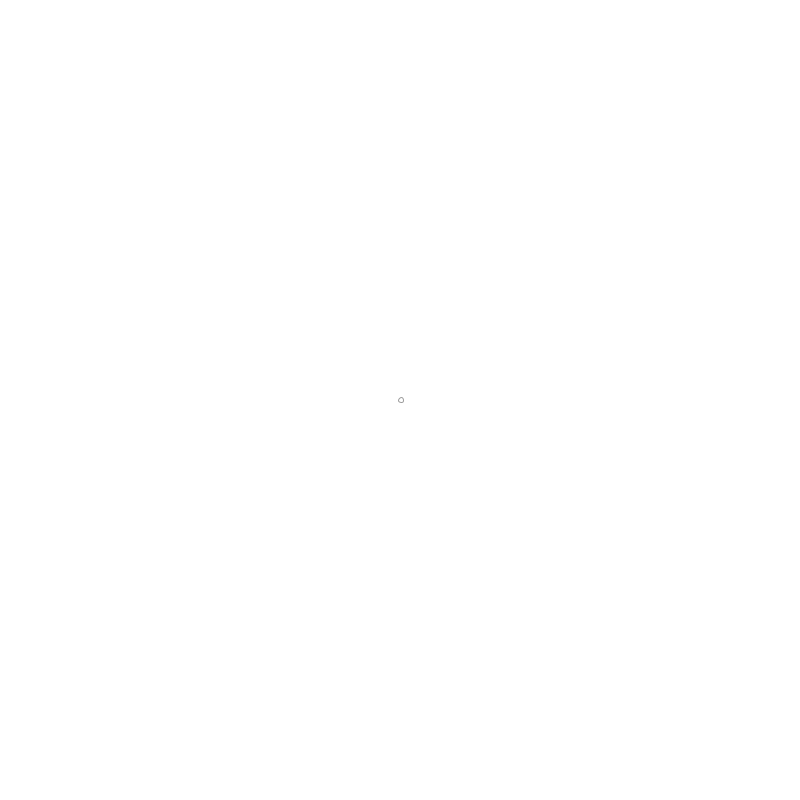
Frame 1 (no input)
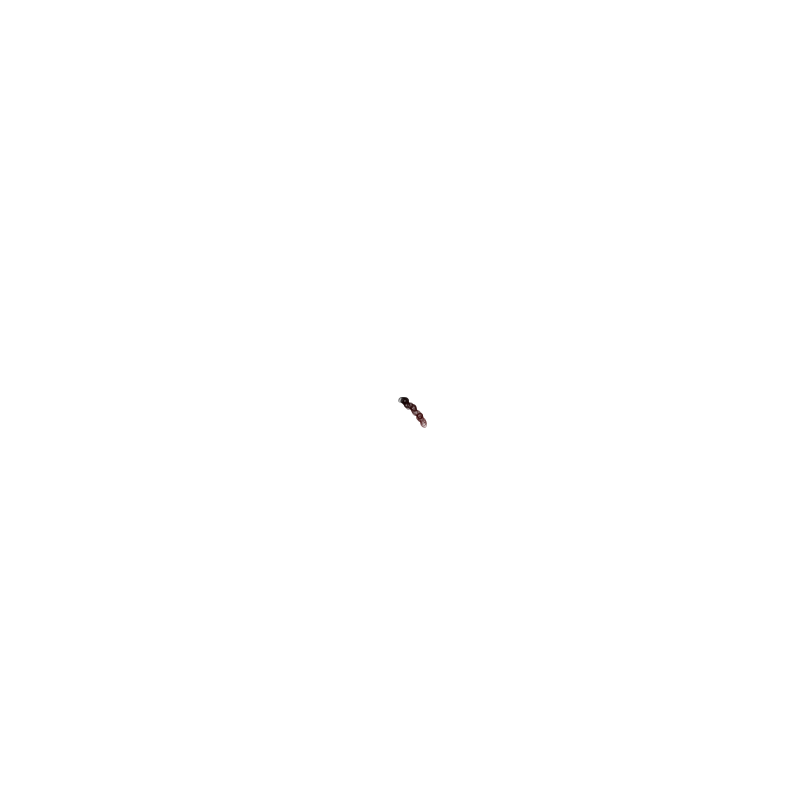
Frame 60 (the mouse pressed at the canvas centre just before this capture)
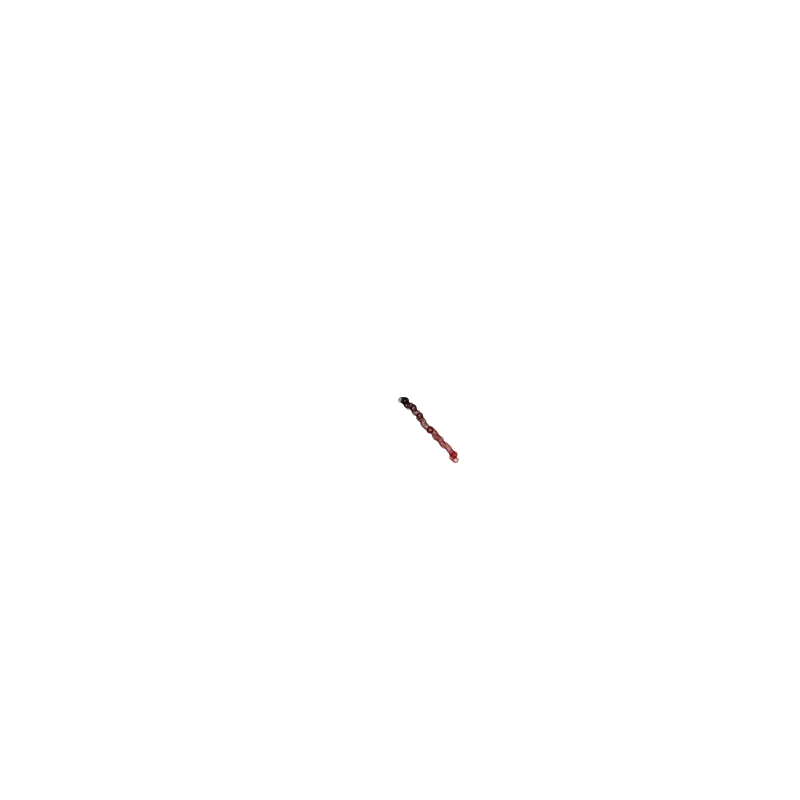
Frame 120 (the mouse held since frame 60 and released just before this capture)

The Processing sketch that drew these frames (run headless with seeded random() and noise(); from frame 60 on, the mouse is pressed at the canvas centre):

// Processing sketch: ex_1_3
// ── ex_1_3.pde
Walker w;

void setup() {
  size(800, 800);
  w = new Walker();
  background(255);
  
}


void draw() {
  stroke(frameCount % 255, 0, 0, 100);
  w.step();
  w.display();
  
  
  
}

// ── walker.pde
class Walker {
  float x;
  float y;
  
  Walker() {
    x = width/2;
    y = height/2;
  }
  
  void display() {
    noFill();
    circle(x, y, 5);
  }
  
  void step() {
    float stepx = constrain(random(-1, 3), -1, 1);
    float stepy = constrain(random(-1, 3), -1, 1);
    
    x += stepx;
    y += stepy;        
  }
}
